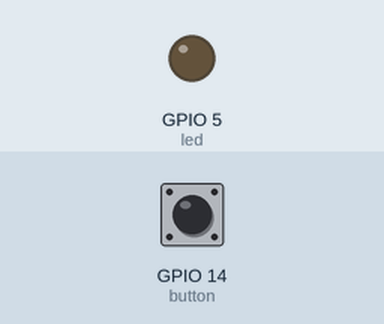
Simulated run of this program. Board: ESP8266 board running MicroPython. Shown: output pins drawn as LEDs (lit = HIGH). The test bench sets the inputs (shaded band); at power-on: GPIO 14 (button) HIGH.

Above: at 1.2 s.
1.3 s: GPIO 14 (button) pulled LOW for 0.15 s
At 1.4 s:
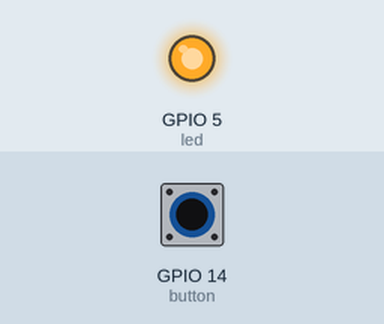
3.0 s: GPIO 14 (button) pulled LOW for 3.2 s
At 7.4 s:
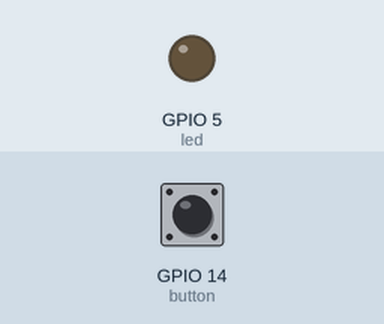
Timing chart, 0 to 8.9 s (numbered marks = the images above; inputs shaded):
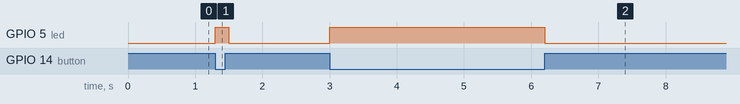

The program:

LEDbutton.py
```python
# ESP8266 LED Button
# micropython exercise
#

import machine
import time

LED_PIN = 5
BUTTON_PIN = 14

led = machine.Pin(LED_PIN, machine.Pin.OUT)
button = machine.Pin(BUTTON_PIN, machine.Pin.IN, machine.Pin.PULL_UP)

while True:

    # The value function returns the current level of the pin,
    # either 1 for a high logic level or 0 for a low logic level.
    # Notice how the button is at a high level (value returns 1) when
    # it's not pressed. This is because the pull-up resistor keeps the pin at
    # a high level when it's not connected to ground through the button.
    # When the button is pressed then the input pin connects to ground
    # and reads a low level (value returns 0).
    if not button.value():
        led.on()
    else:
        led.off()

    time.sleep(.1)
```

Measured:
- after the input at 1.3 s, GPIO 5 (led): LOW → HIGH at once, → LOW 0.20 s later
- after the input at 3.0 s, GPIO 5 (led): LOW → HIGH at once, → LOW 3.2 s later
